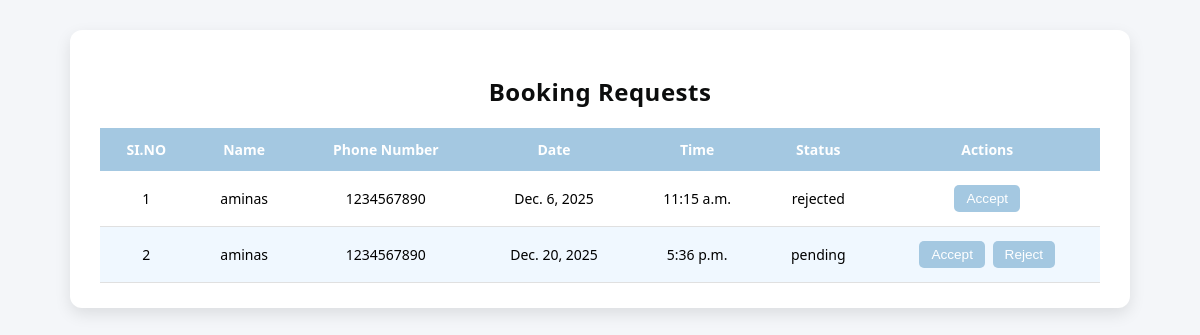
The app's page /ViewPatientRequest with its own data.
### RenalGuideApp/models.py (models this page shows)
class SlotBookingTable(models.Model):
    CARETAKERID=models.ForeignKey(CaretakerTable,on_delete=models.CASCADE, null=True,blank=True)
    SLOT=models.ForeignKey(SlotTable,on_delete=models.CASCADE, null=True,blank=True)
    status=models.CharField(max_length=30,null=True,blank=True)

class CaretakerTable(models.Model):
    name=models.CharField(max_length=30,null=True,blank=True)
    age=models.IntegerField(null=True,blank=True)
    phonenumber=models.BigIntegerField(null=True,blank=True)
    sex=models.CharField(max_length=30,null=True,blank=True)
    email=models.CharField(null=True,blank=True)
    status = models.CharField(max_length=100, null=True, blank=True)
    LOGINID=models.ForeignKey(LoginTable,on_delete=models.CASCADE, null=True,blank=True)

class SlotTable(models.Model):
    date=models.DateField(null=True,blank=True)
    time=models.TimeField(null=True,blank=True)
    availability=models.CharField(max_length=30,null=True,blank=True)

### RenalGuideApp/views.py (the view)
# urls.py: path('ViewPatientRequest', ViewPatientRequest.as_view(), name="ViewPatientRequest"),
class ViewPatientRequest(View):
    def get(self, request):
        c=SlotBookingTable.objects.all()
        return render(request, 'administration/ViewPatientRequest.html',{'booking':c})

### templates/administration/ViewPatientRequest.html (shortened to what this page needs)
<!DOCTYPE html>
<html lang="en">
<head>
</head>
<body>
    <div class="container">
        <h2>Booking Requests</h2>
        <table>
            <thead>
                <tr>
                    <th>SI.NO</th>
                    <th>Name</th>
                    <th>Phone Number</th>
                    <th>Date</th>
                    <th>Time</th>
                    <th>Status</th>
                    <th>Actions</th>
                </tr>
            </thead>
            <tbody>
                {% for i in booking %}
                <tr>
                    <td data-label="SI.NO">{{ forloop.counter }}</td>
                    <td data-label="Name">{{ i.CARETAKERID.name }}</td>
                    <td data-label="Phone Number">{{ i.CARETAKERID.phonenumber }}</td>
                    <td data-label="Date">{{ i.SLOT.date }}</td>
                    <td data-label="Time">{{ i.SLOT.time }}</td>
                    <td data-label="Status">{{ i.status }}</td>
                    <td data-label="Actions">
                        {% if i.status == "pending" %}
                            <a href="/accept/{{i.id}}"><button>Accept</button></a>
                            <a href="/reject/{{i.id}}"><button>Reject</button></a>
                        {% elif i.status == "rejected" %}
                            <a href="/accept/{{i.id}}"><button>Accept</button></a>
                        {% else %}
                            <a href="/reject/{{i.id}}"><button>Reject</button></a>
                        {% endif %}
                    </td>
                </tr>
                {% endfor %}
            </tbody>
        </table>
    </div>
</body>
</html>

### templates/administration/ViewPatientRequest.html (style rules this page uses)
body { font-family: 'Segoe UI', Tahoma, sans-serif; background-color: #f4f6f9; margin: 0; padding: 30px; }
.container { max-width: 1000px; margin: auto; background-color: #ffffff; padding: 25px 30px; border-radius: 12px; box-shadow: 0 6px 16px rgba(0, 0, 0, 0.1); }
h2 { text-align: center; color: #0c0d0d; margin-bottom: 20px; letter-spacing: 0.5px; }
table { width: 100%; border-collapse: collapse; margin-top: 10px; }
thead { background-color: #A4C8E1; color: #ffffff; }
th, td { padding: 12px 15px; text-align: center; font-size: 14px; }
tbody tr { border-bottom: 1px solid #e0e0e0; }
tbody tr:nth-child(even) { background-color: #f0f8ff; }
button { background-color: #A4C8E1; color: white; border: none; padding: 6px 12px; border-radius: 5px; cursor: pointer; font-size: 0.85rem; margin: 2px; transition: background-color 0.3s ease; }
a { text-decoration: none; }

### records on screen
SlotBookingTable: CARETAKERID.name "aminas", CARETAKERID.phonenumber "1234567890", SLOT "Dec. 6, 2025", SLOT.time "11:15 a.m.", status "rejected"
SlotBookingTable: CARETAKERID.name "aminas", CARETAKERID.phonenumber "1234567890", SLOT "Dec. 20, 2025", SLOT.time "5:36 p.m.", status "pending"
